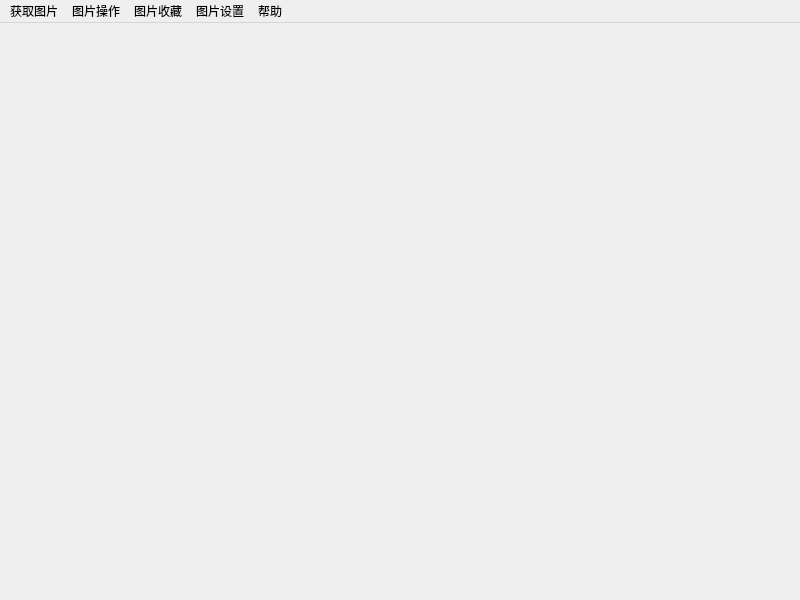
<?xml version="1.0" encoding="UTF-8"?>
<ui version="4.0">
 <class>setu</class>
 <widget class="QMainWindow" name="setu">
  <property name="enabled">
   <bool>true</bool>
  </property>
  <property name="geometry">
   <rect>
    <x>0</x>
    <y>0</y>
    <width>800</width>
    <height>600</height>
   </rect>
  </property>
  <property name="windowTitle">
   <string>二次元图片</string>
  </property>
  <widget class="QWidget" name="centralwidget">
   <layout class="QVBoxLayout" name="verticalLayout">
    <item>
     <widget class="QLabel" name="img">
      <property name="text">
       <string/>
      </property>
     </widget>
    </item>
   </layout>
  </widget>
  <widget class="QMenuBar" name="menubar">
   <property name="geometry">
    <rect>
     <x>0</x>
     <y>0</y>
     <width>800</width>
     <height>21</height>
    </rect>
   </property>
   <widget class="QMenu" name="menu">
    <property name="title">
     <string>图片操作</string>
    </property>
    <addaction name="view"/>
    <addaction name="copy"/>
    <addaction name="separator"/>
    <addaction name="web"/>
    <addaction name="web2"/>
    <addaction name="sear"/>
    <addaction name="separator"/>
    <addaction name="copya"/>
    <addaction name="separator"/>
    <addaction name="idel"/>
   </widget>
   <widget class="QMenu" name="menu_2">
    <property name="title">
     <string>获取图片</string>
    </property>
    <addaction name="a1"/>
    <addaction name="a2"/>
    <addaction name="a3"/>
    <addaction name="a4"/>
    <addaction name="a5"/>
    <addaction name="a6"/>
   </widget>
   <widget class="QMenu" name="menu_3">
    <property name="title">
     <string>图片设置</string>
    </property>
    <addaction name="rsize"/>
    <addaction name="rdir"/>
    <addaction name="clears"/>
    <addaction name="separator"/>
    <addaction name="rset"/>
   </widget>
   <widget class="QMenu" name="menu_4">
    <property name="title">
     <string>图片收藏</string>
    </property>
    <addaction name="fava"/>
    <addaction name="favo"/>
    <addaction name="separator"/>
    <addaction name="favr"/>
    <addaction name="separator"/>
    <addaction name="favd"/>
    <addaction name="favc"/>
   </widget>
   <widget class="QMenu" name="menu_5">
    <property name="title">
     <string>帮助</string>
    </property>
    <addaction name="about_this"/>
    <addaction name="uplog"/>
    <addaction name="separator"/>
    <addaction name="checku"/>
    <addaction name="opens"/>
   </widget>
   <addaction name="menu_2"/>
   <addaction name="menu"/>
   <addaction name="menu_4"/>
   <addaction name="menu_3"/>
   <addaction name="menu_5"/>
  </widget>
  <action name="about">
   <property name="text">
    <string>关于</string>
   </property>
  </action>
  <action name="mess">
   <property name="text">
    <string>图片信息</string>
   </property>
  </action>
  <action name="action">
   <property name="text">
    <string>复制图片链接</string>
   </property>
  </action>
  <action name="save">
   <property name="text">
    <string>保存图片</string>
   </property>
  </action>
  <action name="view">
   <property name="text">
    <string>查看图片信息</string>
   </property>
  </action>
  <action name="copy">
   <property name="text">
    <string>复制图片链接</string>
   </property>
  </action>
  <action name="web">
   <property name="text">
    <string>使用本地查看器打开图片</string>
   </property>
  </action>
  <action name="web2">
   <property name="text">
    <string>打开图片的网页链接</string>
   </property>
  </action>
  <action name="a1">
   <property name="text">
    <string>http://www.dmoe.cc/random.php</string>
   </property>
  </action>
  <action name="a2">
   <property name="text">
    <string>https://api.dongmanxingkong.com/suijitupian/acg/1080p/index.php</string>
   </property>
  </action>
  <action name="a3">
   <property name="text">
    <string>https://api.ixiaowai.cn/api/api.php</string>
   </property>
  </action>
  <action name="a4">
   <property name="text">
    <string>https://api.mtyqx.cn/api/random.php</string>
   </property>
  </action>
  <action name="a5">
   <property name="text">
    <string>https://api.mtyqx.cn/tapi/random.php</string>
   </property>
  </action>
  <action name="copya">
   <property name="text">
    <string>复制API接口</string>
   </property>
  </action>
  <action name="rsize">
   <property name="text">
    <string>调整图片显示大小</string>
   </property>
  </action>
  <action name="rdir">
   <property name="text">
    <string>修改保存文件夹</string>
   </property>
  </action>
  <action name="rset">
   <property name="text">
    <string>恢复默认设置</string>
   </property>
  </action>
  <action name="fava">
   <property name="text">
    <string>将当前图片添加到收藏</string>
   </property>
  </action>
  <action name="favo">
   <property name="text">
    <string>打开收藏中的图片</string>
   </property>
  </action>
  <action name="favc">
   <property name="text">
    <string>清空收藏</string>
   </property>
  </action>
  <action name="favd">
   <property name="text">
    <string>删除收藏中的一项</string>
   </property>
  </action>
  <action name="a6">
   <property name="text">
    <string>https://cloud.qqshabi.cn/api/acg/api.php</string>
   </property>
  </action>
  <action name="sear">
   <property name="text">
    <string>在SauceNAO中搜索图片</string>
   </property>
  </action>
  <action name="uplog">
   <property name="text">
    <string>更新日志</string>
   </property>
  </action>
  <action name="about_this">
   <property name="text">
    <string>关于此程序</string>
   </property>
  </action>
  <action name="clears">
   <property name="text">
    <string>清除图片缓存</string>
   </property>
  </action>
  <action name="idel">
   <property name="text">
    <string>删除这张图片</string>
   </property>
  </action>
  <action name="favr">
   <property name="text">
    <string>重命名收藏</string>
   </property>
  </action>
  <action name="checku">
   <property name="text">
    <string>检查更新</string>
   </property>
  </action>
  <action name="opens">
   <property name="text">
    <string>开源状态</string>
   </property>
  </action>
 </widget>
 <resources/>
 <connections/>
</ui>
